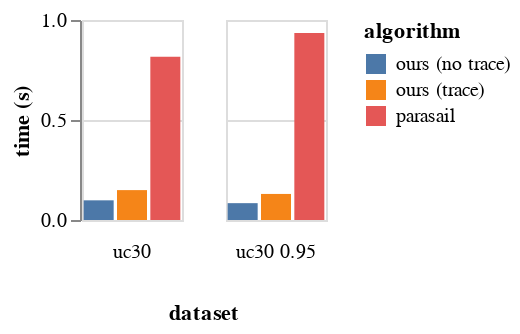

Source (notebook cell):
### Markdown cell above
Uniclust30 Benchmark (AVX2)

### Code cell
c = alt.Chart(data).mark_bar().encode(
    x = alt.X("algorithm", axis = None),
    y = alt.Y("time", axis = alt.Axis(title = "time (s)")),
    column = alt.Column("dataset", header = alt.Header(orient = "bottom")),
    color = "algorithm"
).transform_filter(
    (datum.size == "32-256") | (datum.algorithm == "parasail")
).properties(
    width = 50,
    height = 100
)
save(c, "uniclust30_bench.pdf")
c

### Figure 1 — Vega-Lite specification as saved in the notebook (floating-point values rounded to 4 significant figures)
{"config": {"view": {"continuousWidth": 400, "continuousHeight": 300}}, "data": {"name": "data-5d45bbbad26540d1c0bbdcdae60fa4fd"}, "mark": "bar", "encoding": {"color": {"type": "nominal", "field": "algorithm"}, "column": {"type": "nominal", "field": "dataset", "header": {"orient": "bottom"}}, "x": {"type": "nominal", "axis": null, "field": "algorithm"}, "y": {"type": "quantitative", "axis": {"title": "time (s)"}, "field": "time"}}, "height": 100, "transform": [{"filter": "((datum.size === '32-256') || (datum.algorithm === 'parasail'))"}], "width": 50, "$schema": "https://vega.github.io/schema/vega-lite/v4.8.1.json", "datasets": {"data-5d45bbbad26540d1c0bbdcdae60fa4fd": [{"algorithm": "ours (no trace)", "dataset": "uc30", "size": "32-32", "time": 0.05499}, {"algorithm": "ours (no trace)", "dataset": "uc30 0.95", "size": "32-32", "time": 0.05811}, {"algorithm": "ours (no trace)", "dataset": "uc30", "size": "32-256", "time": 0.09839}, {"algorithm": "ours (no trace)", "dataset": "uc30 0.95", "size": "32-256", "time": 0.0842}, {"algorithm": "ours (no trace)", "dataset": "uc30", "size": "512-512", "time": 0.3118}, {"algorithm": "ours (no trace)", "dataset": "uc30 0.95", "size": "512-512", "time": 0.3395}, {"algorithm": "ours (trace)", "dataset": "uc30", "size": "32-256", "time": 0.1495}, {"algorithm": "ours (trace)", "dataset": "uc30 0.95", "size": "32-256", "time": 0.1303}, {"algorithm": "parasail", "dataset": "uc30", "size": "full", "time": 0.8157}, {"algorithm": "parasail", "dataset": "uc30 0.95", "size": "full", "time": 0.935}]}}
